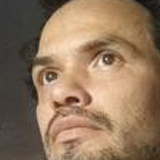
#> input picture Data/FotosEdisson/imagen_102.jpg, 160 x 160 px, given in place of the camera
$ python capaEntrada.py
#> lines starting #> are read from the running program, lines starting #| are printed output that depends on the picture
import cv2 as cv
import numpy as np
import os
import imutils
modelo= "FotosLuciana"
ruta="E:/Desktop/python/redesNeuronales/reconocimientoFacial1/Data"
rutaCompleta=ruta +"/"+ modelo
if not os.path.exists(rutaCompleta):
    os.makedirs(rutaCompleta)
id=350
camara=cv.VideoCapture(0)
ruidos = cv.CascadeClassifier("E:/Desktop/python/redesNeuronales/reconocimientoFacial1/opencv-master/opencv-master/data/haarcascades/haarcascade_frontalface_default.xml")

while True:
    respuesta,captura=camara.read()
#> captura is the input picture: shape (160, 160, 3); mean B, G, R 93.4, 118.5, 144.7
    if respuesta==False:break
    captura=imutils.resize(captura,width=640)
#> captura: shape (640, 640, 3)

    grises=cv.cvtColor(captura,cv.COLOR_BGR2GRAY)
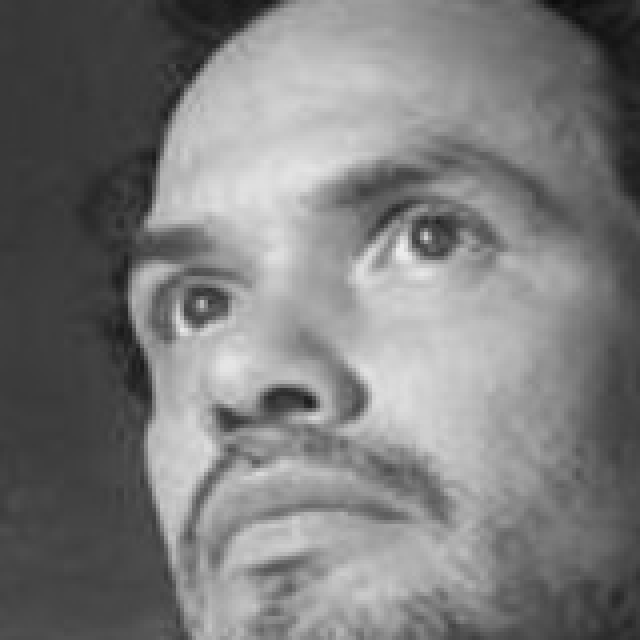
#> grises: shape (640, 640); min 12, max 236, mean 123.5
    idCaptura=captura.copy()

    cara=ruidos.detectMultiScale(grises,1.3,5)
#> cara = [[46, 75, 473, 473]]

    for(x,y,e1,e2)in cara:
        cv.rectangle(captura, (x,y), (x+e1,y+e2), (255,0,0),2)
        rostrocapturado=idCaptura[y:y+e2,x:x+e1]
        rostrocapturado=cv.resize(rostrocapturado,(160,160),interpolation=cv.INTER_CUBIC)
        cv.imwrite(rutaCompleta+"/imagen_{}.jpg".format(id),rostrocapturado)
        id=id+1
#> this loop made 1 pass
#> (x, y, e1, e2, id) on pass 1: (46, 75, 473, 473, 351)
#> pass 1, `rostrocapturado=idCaptura[y:y+e2,x:x+e1]`:
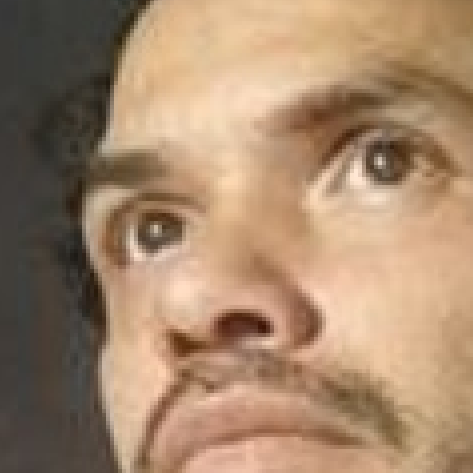
#> rostrocapturado: shape (473, 473, 3); mean B, G, R 108.3, 135.4, 164.8
#> after the loop:
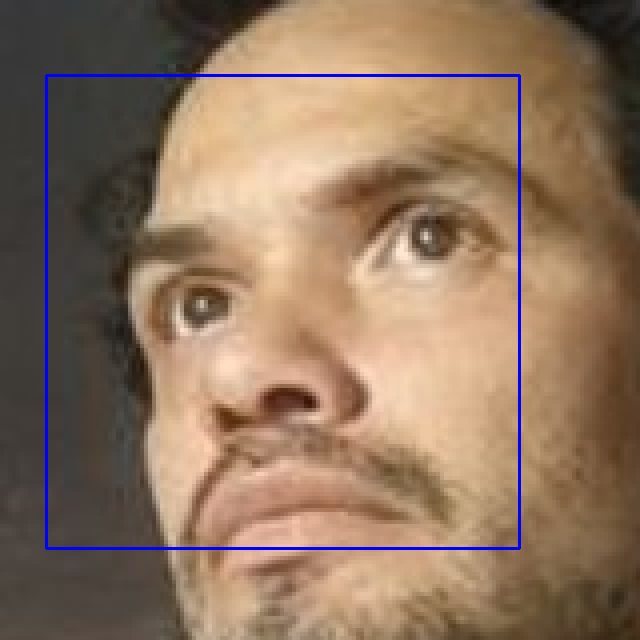
#> captura: shape (640, 640, 3); mean B, G, R 95.6, 116.9, 142.7
#> after the loop, id = 351
    cv.imshow("Resultado Rostro", captura)
    if id==550:
        break
camara.release()
cv.destroyAllWindows()

$ run again, on Data/FotosEdisson/imagen_112.jpg
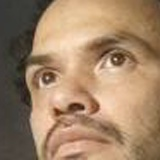
#> input picture Data/FotosEdisson/imagen_112.jpg, 160 x 160 px, given in place of the camera
#> captura is the input picture: shape (160, 160, 3); mean B, G, R 103.3, 131.3, 160.5
#> cara = [[32, 44, 516, 516]]
#> the loop `for(x,y,e1,e2)in cara:` made 1 pass
#> (x, y, e1, e2, id) on pass 1: (32, 44, 516, 516, 351)
#> pass 1, `rostrocapturado=idCaptura[y:y+e2,x:x+e1]`:
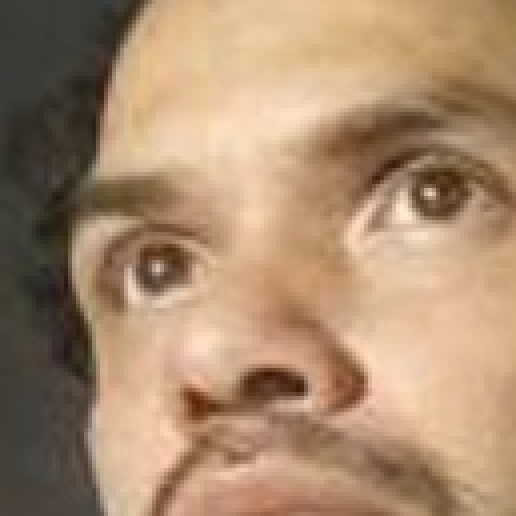
#> rostrocapturado: shape (516, 516, 3); mean B, G, R 111.2, 139.6, 170
#> after the loop `for(x,y,e1,e2)in cara:`:
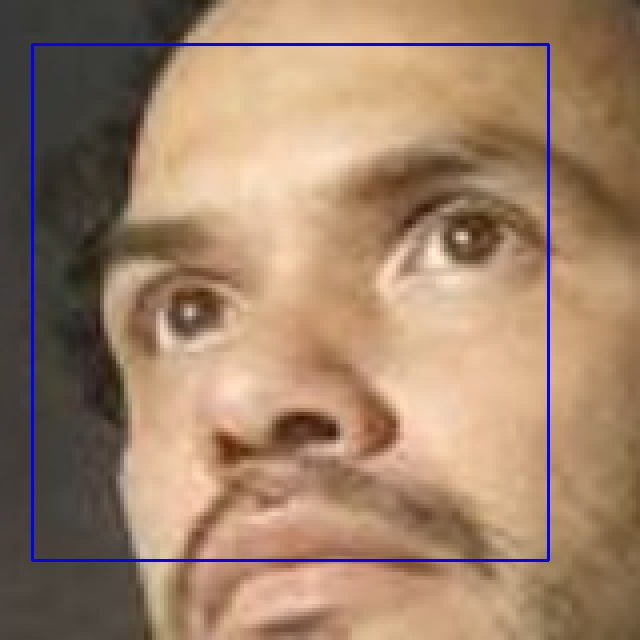
#> captura: shape (640, 640, 3); mean B, G, R 105.8, 129.6, 158.3
#> after the loop `for(x,y,e1,e2)in cara:`: id = 351

$ run again, on Data/FotosEdisson/imagen_144.jpg
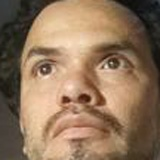
#> input picture Data/FotosEdisson/imagen_144.jpg, 160 x 160 px, given in place of the camera
#> captura is the input picture: shape (160, 160, 3); mean B, G, R 90.9, 116.3, 143.6
#> cara = [[54, 46, 516, 516]]
#> the loop `for(x,y,e1,e2)in cara:` made 1 pass
#> (x, y, e1, e2, id) on pass 1: (54, 46, 516, 516, 351)
#> pass 1, `rostrocapturado=idCaptura[y:y+e2,x:x+e1]`:
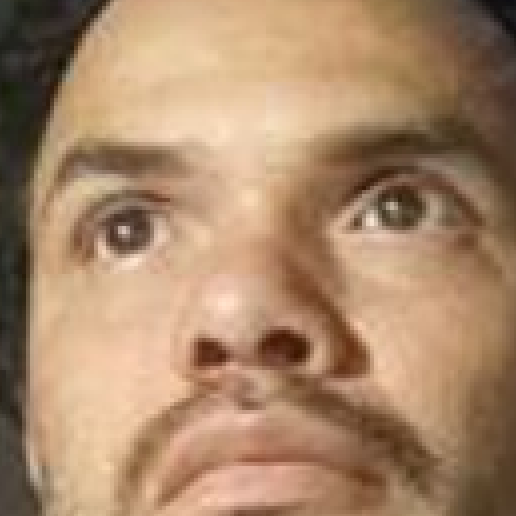
#> rostrocapturado: shape (516, 516, 3); mean B, G, R 105.5, 135.2, 168.4
#> after the loop `for(x,y,e1,e2)in cara:`:
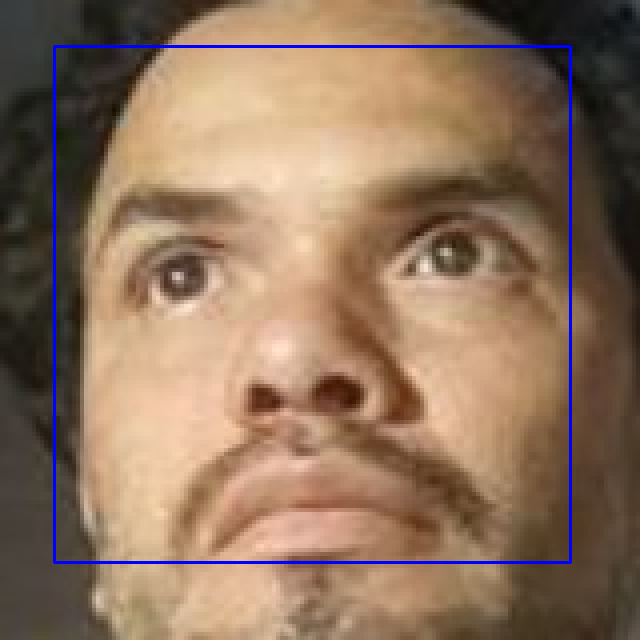
#> captura: shape (640, 640, 3); mean B, G, R 93.7, 115, 141.9
#> after the loop `for(x,y,e1,e2)in cara:`: id = 351

$ run again, on Data/FotosEdisson/imagen_190.jpg
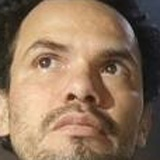
#> input picture Data/FotosEdisson/imagen_190.jpg, 160 x 160 px, given in place of the camera
#> captura is the input picture: shape (160, 160, 3); mean B, G, R 93.2, 117.1, 144.1
#> cara = [[50, 32, 541, 541]]
#> the loop `for(x,y,e1,e2)in cara:` made 1 pass
#> (x, y, e1, e2, id) on pass 1: (50, 32, 541, 541, 351)
#> pass 1, `rostrocapturado=idCaptura[y:y+e2,x:x+e1]`:
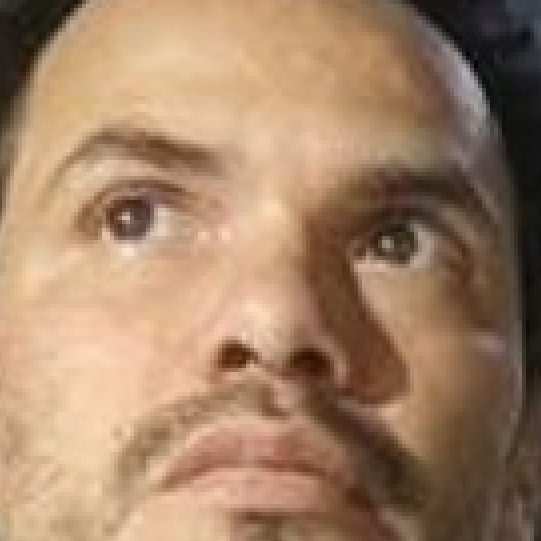
#> rostrocapturado: shape (541, 541, 3); mean B, G, R 102.6, 130.1, 162.3
#> after the loop `for(x,y,e1,e2)in cara:`:
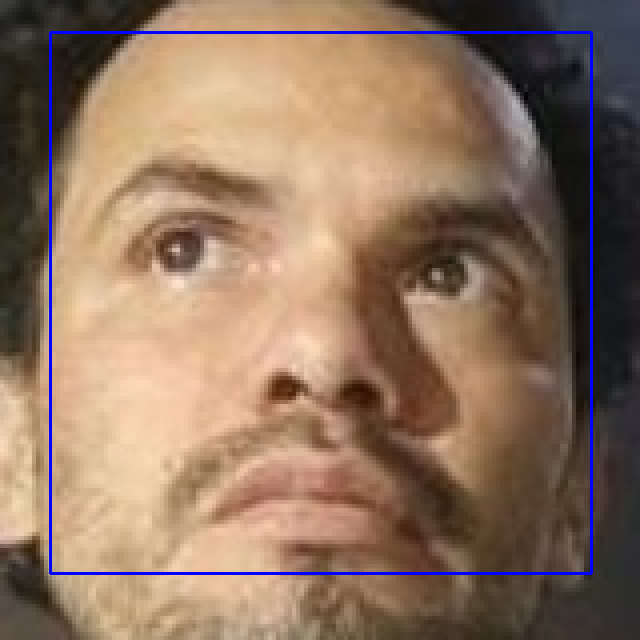
#> captura: shape (640, 640, 3); mean B, G, R 96, 115.6, 142.2
#> after the loop `for(x,y,e1,e2)in cara:`: id = 351
